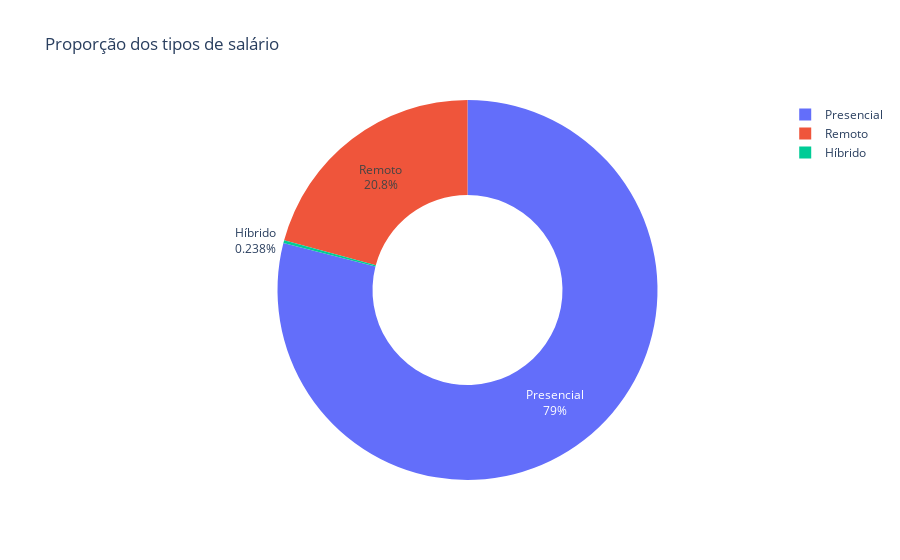

The cell this chart's notebook holds for it:
### Code cell
remoto_contagem = df_limpo["remoto"].value_counts().reset_index()
remoto_contagem.columns = ["tipo_trabalho", "quantidade"]

fig = px.pie(remoto_contagem,
             names='tipo_trabalho',
             values='quantidade',
             title='Proporção dos tipos de salário',
             hole=0.5
)

fig.update_traces(textinfo="percent+label")
fig.show()

### Figure 1 — Plotly figure (JSON) as saved in the notebook; plotly's stock layout.template omitted (floating-point values rounded to 4 significant figures)
{"data": [{"domain": {"x": [0, 1], "y": [0, 1]}, "hole": 0.5, "hovertemplate": "tipo_trabalho=%{label}<br>quantidade=%{value}<extra></extra>", "labels": ["Presencial", "Remoto", "Híbrido"], "legendgroup": "", "name": "", "showlegend": true, "textinfo": "percent+label", "type": "pie", "values": [105305, 27716, 318]}], "layout": {"legend": {"tracegroupgap": 0}, "title": {"text": "Proporção dos tipos de salário"}}}
